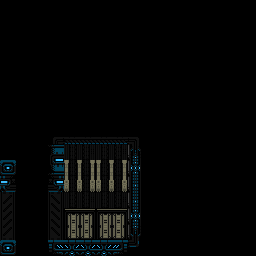

Below is a game level as drawn by its tile map, then a one-line description and the .tmx that defines it (tile-layer data replaced by summaries):
An orthogonal 16x16 tile map with 16x16 px tiles, 2 tile layers (wall, main), 2 tilesets and 2 objects (l_0, door).

<map version="1.0" orientation="orthogonal" renderorder="right-down" width="16" height="16" tilewidth="16" tileheight="16" nextobjectid="7">
 <properties>
  <property name="isStart" type="bool" value="true" />
 </properties>
 <tileset firstgid="1" source="../corpus.tsx" />
 <tileset firstgid="12097" source="../../connectors.tsx" />
 <layer name="wall" width="16" height="16">
  <data>[256 cells, 30 non-empty, 16 distinct tile ids]</data>
 </layer>
 <layer name="main" width="16" height="16">
  <data>[256 cells, 24 non-empty, 18 distinct tile ids]</data>
 </layer>
 <objectgroup name="connectors">
  <object id="5" type="l_0" gid="12101" x="0" y="176" width="16" height="16">
   <properties>
    <property name="type" type="int" value="0" />
   </properties>
  </object>
 </objectgroup>
 <objectgroup name="Object Layer 2">
  <object id="6" type="door" x="16" y="176" width="32" height="80" />
 </objectgroup>
</map>
